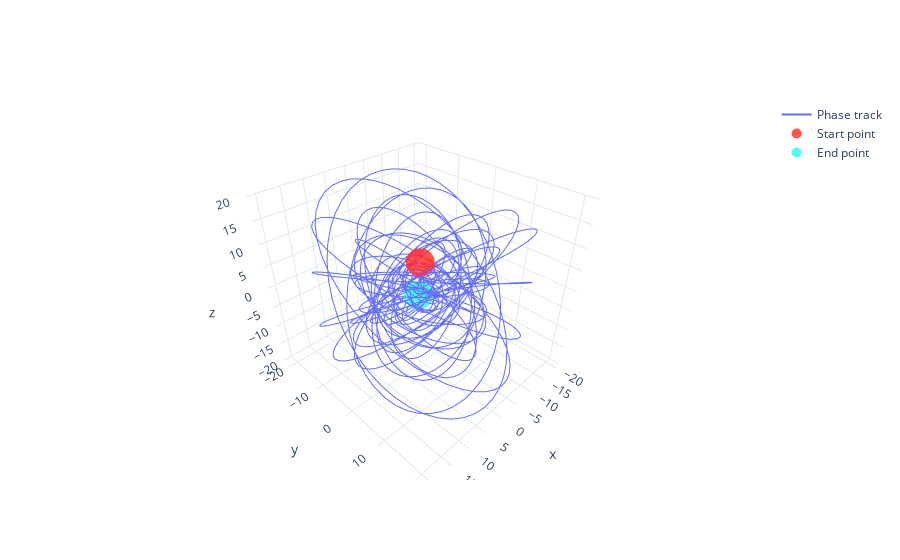

The code cell stored with this chart in its notebook:
### Code cell
plot_phase_track(track2)

### Figure 1 — Plotly figure (JSON) as saved in the notebook; plotly's stock layout.template omitted (floating-point values rounded to 4 significant figures; data arrays with more than 128 entries replaced by an {"elided": "..."} marker saying what was removed)
{"data": [{"mode": "lines", "name": "Phase track", "type": "scatter3d", "x": {"elided": "2000 float values"}, "y": {"elided": "2000 float values"}, "z": {"elided": "2000 float values"}}, {"marker": {"color": "rgba(255, 10, 0, .7)", "size": 10}, "mode": "markers", "name": "Start point", "type": "scatter3d", "x": [-1.995], "y": [-2.513], "z": [4.545]}, {"marker": {"color": "rgba(10, 250, 250, .7)", "size": 10}, "mode": "markers", "name": "End point", "type": "scatter3d", "x": [1.069], "y": [0.03586], "z": [-0.7047]}], "layout": {}}
